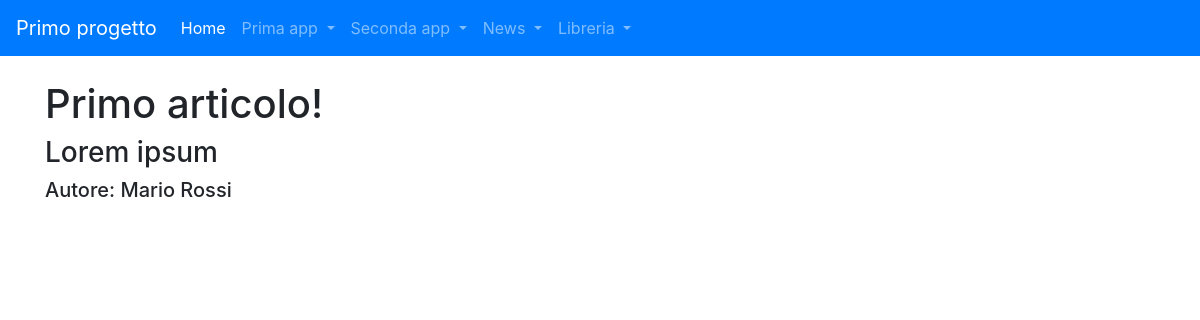
/news/articoli/1, run on the app's committed database.
### news/models.py (models this page shows, shortened)
class Articolo(models.Model):
    titolo = models.CharField(max_length=100)
    contenuto = models.TextField()
    giornalista = models.ForeignKey(
        Giornalista, on_delete=models.CASCADE, related_name="articoli")
    class Meta:
        verbose_name = "Articolo"
        verbose_name_plural = "Articoli"

class Giornalista(models.Model):
    nome = models.CharField(max_length=20)
    cognome = models.CharField(max_length=20)
    def __str__(self):
        return self.nome + " " + self.cognome
    class Meta:
        verbose_name = "Giornalista"
        verbose_name_plural = "Giornalisti"

### news/views.py (the view)
# urls.py: path("articoli/<int:pk>", ArticoloDetailViewCB.as_view(), name="articolo_detail"),
class ArticoloDetailViewCB(DetailView):
    model = Articolo
    template_name = "articolo-detail.html"

### news/templates/articolo-detail.html (shortened to what this page needs)
{% extends 'base.html' %}
{% block content %}
<h1> {{ articolo.titolo }} </h1>
<h3> {{ articolo.contenuto }} </h3>
<h5> Autore: {{ articolo.giornalista }} </h5>
{% endblock content %}

### data on the page
Articolo: titolo "Primo articolo!", contenuto "Lorem ipsum", giornalista "Mario Rossi"
